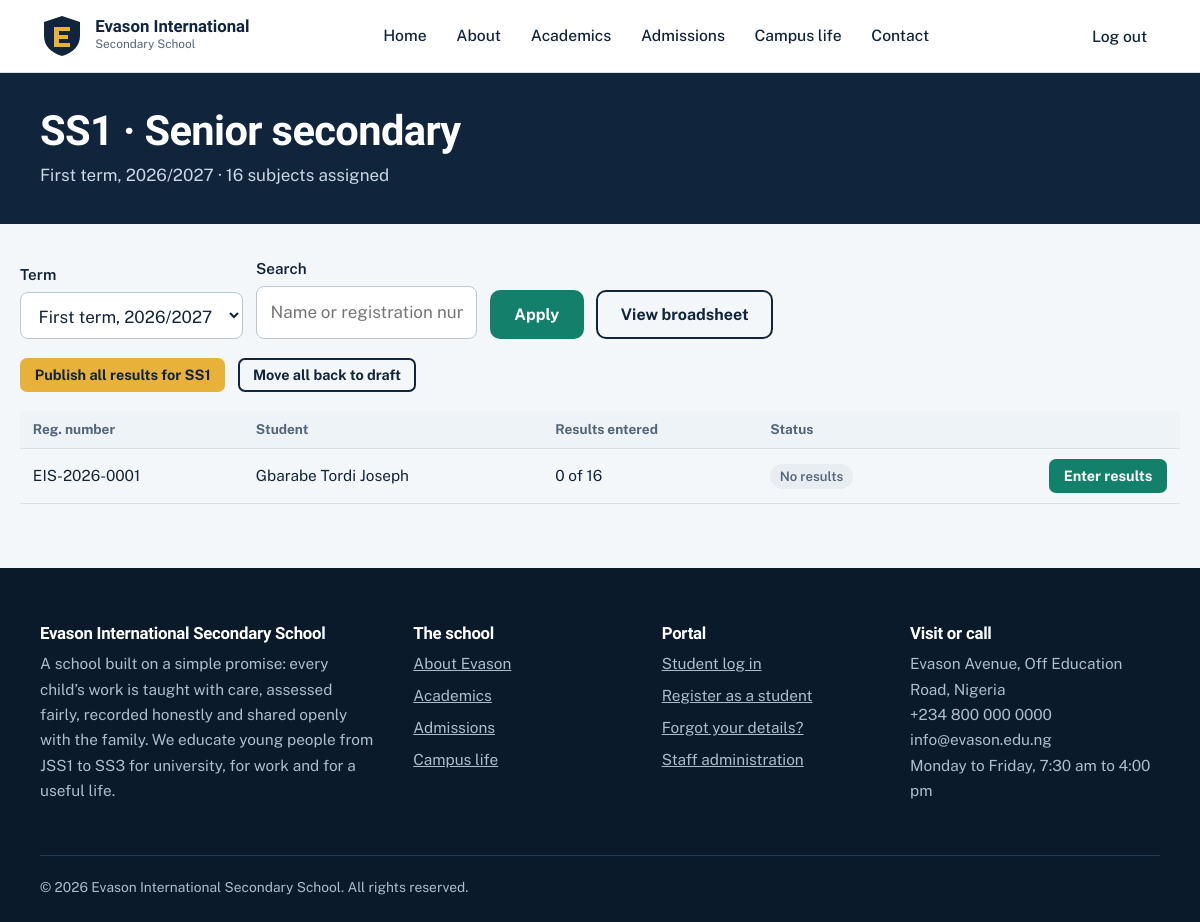
The app's page /portal/class/4/?term=1 (signed in) with its own data.
### academics/models.py (models this page shows, shortened)
class SchoolClass(models.Model):
    name = models.CharField(max_length=10, unique=True)
    order = models.PositiveSmallIntegerField(unique=True)
    subjects = models.ManyToManyField("Subject", through="ClassSubject", related_name="classes", blank=True)
    class Meta:
        ordering = ["order"]
        verbose_name_plural = "classes"
    def __str__(self):
        return self.name
    @property
    def section(self):
        return "Junior secondary" if self.name.startswith("JSS") else "Senior secondary"

class Term(models.Model):
    TERMS = [(1, "First term"), (2, "Second term"), (3, "Third term")]
    session = models.CharField(max_length=9, help_text="For example 2026/2027")
    term = models.PositiveSmallIntegerField(choices=TERMS)
    is_current = models.BooleanField(default=False)
    class Meta:
        ordering = ["-session", "-term"]
        unique_together = ("session", "term")
    def __str__(self):
        return f"{self.get_term_display()}, {self.session}"

### accounts/models.py (models this page shows, shortened)
class StudentProfile(models.Model):
    GENDERS = [("F", "Female"), ("M", "Male")]
    user = models.OneToOneField(settings.AUTH_USER_MODEL, on_delete=models.CASCADE, related_name="student")
    reg_number = models.CharField("Registration number", max_length=20, unique=True, editable=False, blank=True)
    school_class = models.ForeignKey("academics.SchoolClass", on_delete=models.PROTECT, related_name="students")
    gender = models.CharField(max_length=1, choices=GENDERS)
    date_of_birth = models.DateField(null=True, blank=True)
    guardian_name = models.CharField(max_length=120)
    guardian_phone = models.CharField(max_length=30)
    address = models.CharField(max_length=255, blank=True)
    passport = models.ImageField(upload_to="passports/", blank=True)
    created = models.DateTimeField(auto_now_add=True)
    class Meta:
        ordering = ["school_class__order", "user__last_name", "user__first_name"]
    @property
    def full_name(self):
        return self.user.get_full_name() or self.user.username

class User(AbstractUser):
    STUDENT, TEACHER, ADMIN = "student", "teacher", "admin"
    ROLES = [(STUDENT, "Student"), (TEACHER, "Teacher"), (ADMIN, "Administrator")]
    role = models.CharField(max_length=10, choices=ROLES, default=STUDENT)
    phone = models.CharField(max_length=20, blank=True)
    @property
    def is_school_admin(self):
        return self.is_superuser or self.role == self.ADMIN
    @property
    def is_staff_member(self):
        return self.is_school_admin or self.role == self.TEACHER
    @property
    def can_manage_results(self):
        if self.is_school_admin:
            return True
        profile = getattr(self, "teacher", None)
        return bool(self.role == self.TEACHER and profile and profile.can_upload_results)

### academics/views.py (the view)
# urls.py: path("class/<int:class_id>/", views.class_students, name="class_students"),
@staff_required
def class_students(request, class_id):
    school_class = get_object_or_404(SchoolClass, pk=class_id)
    term = _current_term(request)
    n_subjects = school_class.subjects.count()
    q = request.GET.get("q", "").strip()
    qs = StudentProfile.objects.filter(school_class=school_class).select_related("user")
    if q:
        qs = qs.filter(Q(reg_number__icontains=q) | Q(user__first_name__icontains=q) | Q(user__last_name__icontains=q))
    entered = {r["student"]: r for r in Result.objects.filter(term=term, student__school_class=school_class)
               .values("student").annotate(n=Count("id"), pub=Count("id", filter=Q(is_published=True)))} if term else {}
    rows = [{"student": s, "entered": entered.get(s.id, {}).get("n", 0), "published": entered.get(s.id, {}).get("pub", 0)} for s in qs]
    return render(request, "portal/class_students.html", {
        "school_class": school_class, "term": term, "terms": Term.objects.all(), "rows": rows,
        "n_subjects": n_subjects, "q": q})

### academics/views.py (called while the page is built)
def _guard(check):
    def decorator(view):
        @wraps(view)
        def wrapper(request, *args, **kwargs):
            if not request.user.is_authenticated:
                return redirect_to_login(request.get_full_path())
            if not check(request.user):
                raise PermissionDenied
            return view(request, *args, **kwargs)
        return wrapper
    return decorator

def _current_term(request):
    wanted = request.GET.get("term") or request.POST.get("term")
    if wanted:
        term = Term.objects.filter(pk=wanted).first()
        if term:
            return term
    return Term.objects.filter(is_current=True).first() or Term.objects.first()

### website/context.py (called while the page is built)
def school(request):
    return {"SCHOOL": settings.SCHOOL, "year": timezone.now().year}

### templates/portal/class_students.html (shortened to what this page needs)
{% extends 'base.html' %}
{% block content %}
<div class="page-head"><div class="wrap"><h1>{{ school_class }} · {{ school_class.section }}</h1><p>{{ term|default:"No term selected" }} · {{ n_subjects }} subject{{ n_subjects|pluralize }} assigned</p></div></div>
<div class="wrap portal">
  <form method="get" class="toolbar">
    <div class="field"><label for="term">Term</label><select id="term" name="term" onchange="this.form.submit()">{% for t in terms %}<option value="{{ t.pk }}" {% if term and t.pk == term.pk %}selected{% endif %}>{{ t }}</option>{% endfor %}</select></div>
    <div class="field"><label for="q">Search</label><input id="q" type="text" name="q" value="{{ q }}" placeholder="Name or registration number"></div>
    <button class="btn btn-sea" type="submit">Apply</button>
    <a class="btn btn-line" style="color:var(--ink)" href="{% url 'broadsheet' school_class.pk %}?term={{ term.pk }}">View broadsheet</a>
  </form>
  {% if user.can_manage_results and term %}
  <form method="post" action="{% url 'publish' school_class.pk %}" class="toolbar">
    <button class="btn btn-gold btn-sm" name="action" value="publish" type="submit">Publish all results for {{ school_class }}</button>
    <button class="btn btn-line btn-sm" style="color:var(--ink)" name="action" value="draft" type="submit">Move all back to draft</button>
  </form>
  {% endif %}
  <div class="tbl-wrap"><table>
    <thead><tr><th>Reg. number</th><th>Student</th><th>Results entered</th><th>Status</th><th></th></tr></thead>
    <tbody>
    {% for row in rows %}
      <tr><td>{{ row.student.reg_number }}</td><td>{{ row.student.full_name }}</td>
      <td>{{ row.entered }} of {{ n_subjects }}</td>
      <td>{% if not row.entered %}<span class="pill none">No results</span>{% elif row.published == row.entered %}<span class="pill ok">Published</span>{% else %}<span class="pill draft">Draft</span>{% endif %}</td>
      <td style="text-align:right">{% if user.can_manage_results and term %}<a class="btn btn-sea btn-sm" href="{% url 'enter_results' row.student.pk term.pk %}">{% if row.entered %}Edit results{% else %}Enter results{% endif %}</a>{% endif %}</td></tr>
    {% empty %}<tr><td colspan="5">No students are registered in {{ school_class }} yet.</td></tr>{% endfor %}
    </tbody>
  </table></div>
</div>
{% endblock %}

### static/css/style.css (style rules this page uses)
:root { --ink:#10243b; --ink-2:#1b3957; --paper:#f4f7fa; --white:#fff; --line:#d8e0e8; --muted:#52657a; --gold:#e8b13a; --gold-d:#a8780f; --sea:#13806b; --sea-l:#dff3ee; --red:#b3372c; --font-d:"Bricolage Grotesque",system-ui,sans-serif; --font-b:"Public Sans",system-ui,sans-serif; --r:10px; --max:1160px; }
* { box-sizing:border-box }
html { scroll-behavior:smooth }
body { margin:0;font:400 1.0625rem/1.65 var(--font-b);color:var(--ink);background:var(--paper) }
a { color:var(--sea) }
h1,h2,h3,h4 { font-family:var(--font-d);line-height:1.12;margin:0 0 .5em;letter-spacing:-.015em }
h1 { font-size:clamp(2.4rem,5.4vw,4.3rem);font-weight:800 }
p { margin:0 0 1.1em;max-width:70ch }
.wrap { max-width:var(--max);margin:0 auto;padding:0 1.25rem }
.btn { display:inline-block;padding:.8rem 1.4rem;border-radius:var(--r);font:700 1rem var(--font-b);text-decoration:none;border:2px solid transparent;cursor:pointer;transition:transform .15s,background .15s }
.btn-gold { background:var(--gold);color:var(--ink) }
.btn-sea { background:var(--sea);color:#fff }
.btn-line { border-color:currentColor;color:inherit;background:transparent }
.btn-sm { padding:.4rem .8rem;font-size:.9rem;border-radius:7px }
.tbl-wrap { overflow-x:auto }
table { border-collapse:collapse;width:100% }
th,td { text-align:left;padding:.65rem .8rem;border-bottom:1px solid var(--line);font-size:.96rem }
th { font:700 .85rem var(--font-b);color:var(--muted);background:#eef3f7 }
.field { margin-bottom:1.1rem }
.field label { display:block;font-weight:600;margin-bottom:.3rem;font-size:.95rem }
input[type=text],input[type=email],input[type=password],input[type=date],input[type=number],input[type=tel],select,textarea,input[type=file] { width:100%;padding:.7rem .85rem;border:1.5px solid #b9c6d3;border-radius:8px;font:inherit;background:#fff;color:var(--ink) }
.page-head { background:var(--ink);color:#fff;padding:2.2rem 0 }
.page-head h1 { font-size:clamp(1.8rem,3.5vw,2.6rem);margin:0 }
.page-head p { color:#cbd8e6;margin:.4rem 0 0 }
.portal { padding:2rem 0 4rem }
.toolbar { display:flex;gap:.8rem;flex-wrap:wrap;align-items:end;margin-bottom:1.2rem }
.toolbar .field { margin:0 }
.pill { display:inline-block;padding:.1rem .6rem;border-radius:99px;font-size:.82rem;font-weight:600 }
.pill.none { background:#e8edf2;color:var(--muted) }

### records on screen
SchoolClass: name "SS1", section "Senior secondary"
Term: term+session "First term, 2026/2027"
StudentProfile: student.reg_number "EIS-2026-0001", student.full_name "Gbarabe Tordi Joseph", entered "0", n_subjects "16"

### other values on screen
{{ n_subjects }} "16"
{{ SCHOOL.name }} "Evason International Secondary School"
{{ SCHOOL.address }} "Evason Avenue, Off Education Road, Nigeria"
{{ SCHOOL.phone }} "+234 800 000 0000"
{{ SCHOOL.email }} "info@evason.edu.ng"
form field term "First term, 2026/2027"
